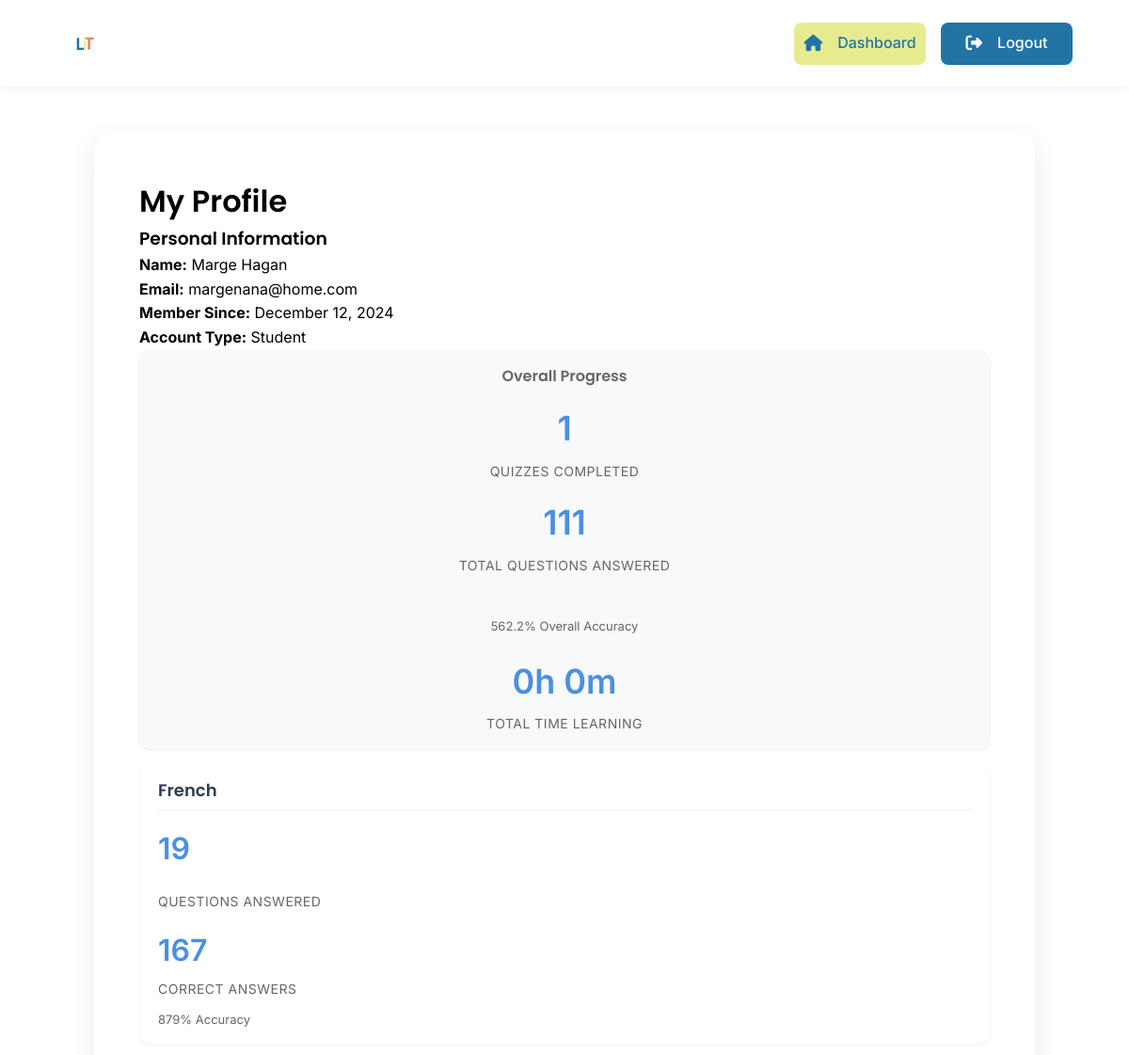
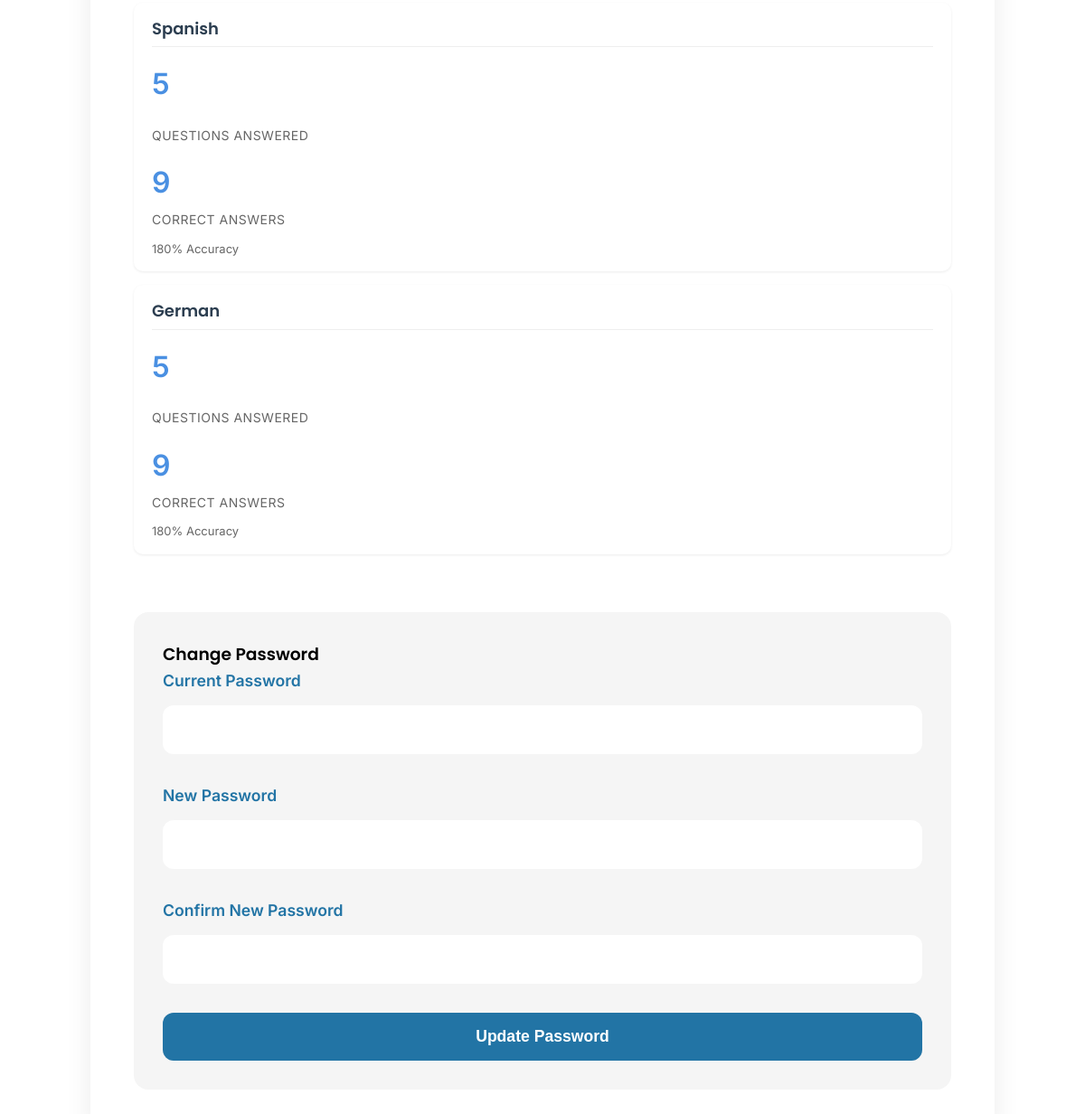
Screenshot of /view/profile.php (signed in) with the database file from the repository (2 pictures, top to bottom).
### tables this page shows
CREATE TABLE `users` (
  `id` int(11) NOT NULL,
  `firstName` varchar(50) NOT NULL,
  `lastName` varchar(50) NOT NULL,
  `email` varchar(80) NOT NULL,
  `password` varchar(255) NOT NULL,
  `role` enum('admin','teacher','student') NOT NULL DEFAULT 'student',
  `joinDate` timestamp NOT NULL DEFAULT current_timestamp(),
  `is_admin` tinyint(1) DEFAULT 0
);

CREATE TABLE `user_language_progress` (
  `progress_id` int(11) NOT NULL,
  `user_id` int(11) NOT NULL,
  `language_name` varchar(50) NOT NULL,
  `completed_exercises` int(11) DEFAULT 0,
  `correct_answers` int(11) DEFAULT 0,
  `last_activity` timestamp NOT NULL DEFAULT current_timestamp()
);

### view/profile.php (the view, shortened to what this page needs)
<?php
require_once '../config/db_connect.php';
$userId = $_SESSION['user_id'];
$stmt = $pdo->prepare("SELECT * FROM users WHERE id = ?");
$stmt->execute([$userId]);
$user = $stmt->fetch();
$statsQuery = $pdo->prepare("
    SELECT
        ulp.language_name,
        ulp.completed_exercises as total_words,
        ulp.correct_answers as total_correct,
        ulp.completed_exercises as total_attempts,
        l.languageId,
        CASE
            WHEN (ulp.correct_answers / ulp.completed_exercises) >= 0.9 THEN ulp.completed_exercises
            ELSE 0
        END as mastered_count,
        CASE
            WHEN (ulp.correct_answers / ulp.completed_exercises) >= 0.7
            AND (ulp.correct_answers / ulp.completed_exercises) < 0.9
            THEN ulp.completed_exercises
            ELSE 0
        END as familiar_count,
        CASE
            WHEN (ulp.correct_answers / ulp.completed_exercises) < 0.7
            THEN ulp.completed_exercises
            ELSE 0
        END as learning_count
    FROM user_language_progress ulp
    JOIN languages l ON l.languageName = ulp.language_name
    WHERE ulp.user_id = ?
    AND ulp.completed_exercises > 0
");
$statsQuery->execute([$userId]);
$languageStats = $statsQuery->fetchAll();
$overallStatsQuery = $pdo->prepare("
    SELECT
        total_quizzes,
        total_questions,
        correct_answers,
        total_time,
        average_score
    FROM user_statistics
    WHERE user_id = ?
");
$overallStatsQuery->execute([$userId]);
$userStats = $overallStatsQuery->fetch();
$overallStats = [
    'total_words' => $userStats['total_questions'] ?? 0,
    'total_correct' => $userStats['correct_answers'] ?? 0,
    'total_attempts' => $userStats['total_questions'] ?? 0,
    'total_quizzes' => $userStats['total_quizzes'] ?? 0,
    'average_score' => $userStats['average_score'] ?? 0,
    'total_time' => $userStats['total_time'] ?? 0,
    'mastered_count' => 0,
    'familiar_count' => 0,
    'learning_count' => 0
];
foreach ($languageStats as $stats) {
    $overallStats['total_words'] += $stats['total_words'];
    $overallStats['total_correct'] += $stats['total_correct'];
    $overallStats['total_attempts'] += $stats['total_attempts'];
    $overallStats['mastered_count'] += $stats['mastered_count'];
    $overallStats['familiar_count'] += $stats['familiar_count'];
    $overallStats['learning_count'] += $stats['learning_count'];
}
?>
<!DOCTYPE html>
<html lang="en">
<head>
    <link rel="stylesheet" href="https://cdnjs.cloudflare.com/ajax/libs/font-awesome/6.5.1/css/all.min.css">
    <link rel="stylesheet" href="../assets/css/styles.css">
    <link rel="stylesheet" href="../assets/css/profile.css">
</head>
<body>
    <header class="main-navigation">
        <div class="nav-logo">
            <img src="../assets/images/logo.svg" alt="Language Learning Platform Logo" class="logo-image">
        </div>
        <div class="auth-buttons">
            <a href="dashboard.php" class="btn-secondary">
                <i class="fas fa-home"></i> Dashboard
            </a>
            <a href="../actions/logout.php" class="btn-primary">
                <i class="fas fa-sign-out-alt"></i> Logout
            </a>
        </div>
    </header>
    <div class="profile-container">
        <h1>My Profile</h1>
        <div class="user-info">
            <div class="info-card">
                <h3>Personal Information</h3>
                <p><strong>Name:</strong> <?php echo htmlspecialchars($user['firstName'] . ' ' . $user['lastName']); ?></p>
                <p><strong>Email:</strong> <?php echo htmlspecialchars($user['email']); ?></p>
                <p><strong>Member Since:</strong> <?php echo date('F j, Y', strtotime($user['joinDate'])); ?></p>
                <p><strong>Account Type:</strong> <?php echo ucfirst($user['role']); ?></p>
            </div>
            <div class="stats-grid">
                <div class="overall-stats">
                    <h3>Overall Progress</h3>
                    <div class="stat-card">
                        <div class="stat-row">
                            <div class="stat-item">
                                <div class="stat-value"><?php echo $overallStats['total_quizzes']; ?></div>
                                <div class="stat-label">Quizzes Completed</div>
                            </div>
                            <div class="stat-item">
                                <div class="stat-value"><?php echo $overallStats['total_words']; ?></div>
                                <div class="stat-label">Total Questions Answered</div>
                            </div>
                        </div>
                        <div class="accuracy-rate">
                            <div class="accuracy-text"><?php echo round($overallStats['average_score'], 1); ?>% Overall Accuracy</div>
                        </div>
                        <div class="time-stat">
                            <?php
                            $totalHours = floor($overallStats['total_time'] / 3600);
                            $totalMinutes = floor(($overallStats['total_time'] % 3600) / 60);
                            ?>
                            <div class="stat-value"><?php echo $totalHours; ?>h <?php echo $totalMinutes; ?>m</div>
                            <div class="stat-label">Total Time Learning</div>
                        </div>
                    </div>
                </div>
                <?php foreach ($languageStats as $stats): ?>
                    <div class="language-stats">
                        <h3><?php echo htmlspecialchars($stats['language_name']); ?></h3>
                        <div class="stat-card">
                            <div class="stat-value"><?php echo $stats['total_words']; ?></div>
                            <div class="stat-label">Questions Answered</div>
                            <div class="accuracy-stats">
                                <div class="stat-value"><?php echo $stats['total_correct']; ?></div>
                                <div class="stat-label">Correct Answers</div>
                                <div class="accuracy-rate">
                                    <?php
                                    $accuracy = $stats['total_attempts'] > 0
                                        ? round(($stats['total_correct'] / $stats['total_attempts']) * 100)
                                        : 0;
                                    ?>
                                    <div class="accuracy-text"><?php echo $accuracy; ?>% Accuracy</div>
                                </div>
                            </div>
                        </div>
                    </div>
                <?php endforeach; ?>
            </div>
        </div>
        <div class="password-section">
            <h3>Change Password</h3>
            <form class="password-form" action="../actions/update_password.php" method="POST">
                <div class="form-group">
                    <label for="current_password">Current Password</label>
                    <input type="password" id="current_password" name="current_password" required>
                </div>
                <div class="form-group">
                    <label for="new_password">New Password</label>
                    <input type="password" id="new_password" name="new_password" required>
                </div>
                <div class="form-group">
                    <label for="confirm_password">Confirm New Password</label>
                    <input type="password" id="confirm_password" name="confirm_password" required>
                </div>
                <button type="submit" class="btn-update">Update Password</button>
            </form>
        </div>
    </div>
</body>
</html>

### assets/css/styles.css (style rules this page uses)
:root { --ucla-blue: #2274A5; --mindaro: #E7EB90; --coral: #EF8354; --white: #FFFFFF; --black: #000000; --gray-light: #F5F5F5; --gray: #666666; --font-heading: 'Poppins', sans-serif; --font-body: 'Inter', sans-serif; }
* { margin: 0; padding: 0; box-sizing: border-box; }
body { font-family: var(--font-body); line-height: 1.6; color: var(--black); }
h1, h2, h3, h4, h5, h6 { font-family: var(--font-heading); font-weight: 600; }
.btn-primary { background-color: var(--ucla-blue); color: var(--white); }
.btn-secondary { background-color: var(--mindaro); color: var(--ucla-blue); }
.main-navigation { display: flex; justify-content: space-between; align-items: center; padding: 1rem 5%; background-color: var(--white); box-shadow: 0 2px 10px rgba(0,0,0,0.05); }
.nav-logo { display: flex; align-items: center; }
.logo-image { height: 60px; width: auto; margin-right: 1rem; }
.auth-buttons { display: flex; gap: 1rem; align-items: center; }
.auth-buttons a { display: flex; align-items: center; justify-content: center; padding: 0.8rem 1.5rem; width: 130px; height: 45px; font-size: 1rem; font-weight: 500; border-radius: 8px; text-decoration: none; transition: all 0.3s ease; border: none; cursor: pointer; box-sizing: border-box; }
.auth-buttons i { margin-right: 0.5rem; font-size: 1.1rem; }
.profile-container { max-width: 1200px; margin: 0 auto; padding: 20px; }
.auth-buttons a { text-decoration: none; }
a { text-decoration: none; }
button, .btn, .btn-primary, .btn-secondary, .btn-update { text-decoration: none; }

### assets/css/profile.css (style rules this page uses)
.profile-container { max-width: 1000px; margin: 3rem auto; padding: 3rem; background: var(--white); border-radius: 20px; box-shadow: 0 10px 30px rgba(0,0,0,0.08); }
.stats-grid { display: grid; gap: 15px; width: 100%; }
.language-stats { background: #fff; border-radius: 10px; padding: 15px 20px; box-shadow: 0 1px 3px rgba(0,0,0,0.08); width: 100%; }
.language-stats h3 { font-size: 18px; color: #2c3e50; margin-bottom: 15px; padding-bottom: 5px; border-bottom: 1px solid #eee; }
.stat-card { display: flex; flex-direction: column; gap: 15px; }
.stat-item { margin-bottom: 15px; }
.stat-value { font-size: 32px; color: #4a90e2; font-weight: 600; margin-bottom: 5px; }
.stat-label { font-size: 14px; color: #666; text-transform: uppercase; letter-spacing: 0.5px; }
.accuracy-rate { margin-top: 10px; }
.accuracy-text { font-size: 13px; color: #666; margin-top: 3px; }
.overall-stats { background: #f8f9fa; border-radius: 10px; padding: 15px; width: 100%; text-align: center; box-shadow: 0 1px 3px rgba(0,0,0,0.08); }
.overall-stats h3 { font-size: 16px; color: #666; margin-bottom: 10px; }
.overall-stats .stat-value { font-size: 36px; margin: 5px 0; }
.overall-stats .accuracy-rate { max-width: 200px; margin: 10px auto 0; }
.password-section { margin-top: 4rem; padding: 2rem; background: var(--gray-light); border-radius: 16px; position: relative; }
.form-group { margin-bottom: 2rem; position: relative; }
.form-group label { display: block; margin-bottom: 0.8rem; color: var(--ucla-blue); font-weight: 600; font-size: 1.1rem; }
.form-group input { width: 100%; padding: 1rem; border: 2px solid transparent; border-radius: 12px; background: var(--white); font-size: 1rem; transition: all 0.3s ease; }
.btn-update { background: var(--ucla-blue); color: var(--white); padding: 1rem 2rem; border-radius: 12px; font-weight: 600; font-size: 1.1rem; transition: all 0.3s ease; border: none; cursor: pointer; width: 100%; position: relative; overflow: hidden; }
.auth-buttons .btn-secondary { background-color: var(--mindaro); color: var(--ucla-blue); display: flex; align-items: center; gap: 8px; font-weight: 500; }
.auth-buttons .btn-secondary i { color: var(--ucla-blue); }
.auth-buttons .btn-primary { background-color: var(--ucla-blue); color: var(--white); display: flex; align-items: center; gap: 8px; font-weight: 500; }
.auth-buttons .btn-primary i { color: var(--white); }
.auth-buttons a { min-width: 140px; justify-content: center; }

### rows the page displays
users: firstName+lastName "Marge Hagan", email "margenana@home.com", joinDate "December 12, 2024", role "Student"
user_language_progress: language_name "French", completed_exercises "19", correct_answers "167", accuracy "879"
user_language_progress: language_name "Spanish", completed_exercises "5", correct_answers "9", accuracy "180"
user_language_progress: language_name "German", completed_exercises "5", correct_answers "9", accuracy "180"

### other values shown
$overallStats['total_quizzes'] "1"
$overallStats['total_words'] "111"
$overallStats['average_score'] "562.2"
$totalHours "0"
$totalMinutes "0"
